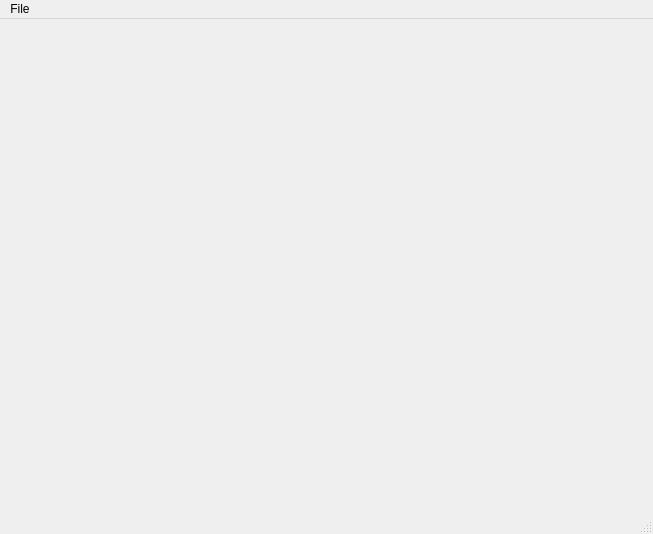
<?xml version="1.0" encoding="UTF-8"?>
<ui version="4.0">
 <class>MainWindow</class>
 <widget class="QMainWindow" name="MainWindow">
  <property name="geometry">
   <rect>
    <x>0</x>
    <y>0</y>
    <width>653</width>
    <height>534</height>
   </rect>
  </property>
  <property name="windowTitle">
   <string>MainWindow</string>
  </property>
  <widget class="QWidget" name="centralwidget">
   <widget class="QEImage" name="qeimage">
    <property name="geometry">
     <rect>
      <x>32</x>
      <y>16</y>
      <width>621</width>
      <height>477</height>
     </rect>
    </property>
    <property name="imageVariable" stdset="0">
     <string>$(P):image1:ArrayData</string>
    </property>
    <property name="widthVariable" stdset="0">
     <string>$(P):cam1:ArraySizeX_RBV</string>
    </property>
    <property name="heightVariable" stdset="0">
     <string>$(P):cam1:ArraySizeY_RBV</string>
    </property>
    <property name="variableSubstitutions" stdset="0">
     <string>P=IMG</string>
    </property>
   </widget>
  </widget>
  <widget class="QMenuBar" name="menubar">
   <property name="geometry">
    <rect>
     <x>0</x>
     <y>0</y>
     <width>653</width>
     <height>20</height>
    </rect>
   </property>
   <widget class="QMenu" name="menuFile">
    <property name="title">
     <string>File</string>
    </property>
    <addaction name="actionQuit"/>
   </widget>
   <addaction name="menuFile"/>
  </widget>
  <widget class="QStatusBar" name="statusbar"/>
  <action name="actionQuit">
   <property name="text">
    <string>Quit</string>
   </property>
  </action>
 </widget>
 <customwidgets>
  <customwidget>
   <class>QEImage</class>
   <extends>QFrame</extends>
   <header>QEImage.h</header>
  </customwidget>
 </customwidgets>
 <resources/>
 <connections/>
</ui>
